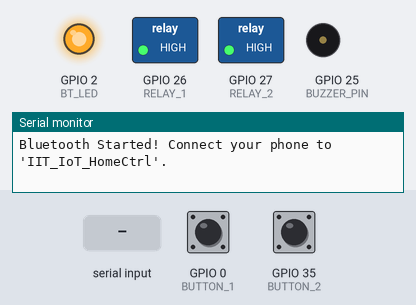
The sketch below on a simulated ESP32. Parts: switched loads named in the sketch (green lamp = pin HIGH), output pins drawn as LEDs (lit = HIGH), buzzer (waves = sounding, pin HIGH), the last lines printed to the serial monitor. Dashed ring = blinking. Inputs (shaded band) come from the test bench; at power-on: GPIO 0 (BUTTON_1) HIGH, GPIO 35 (BUTTON_2) LOW. Nothing arrives over Bluetooth unless stated.

Above: at 1.2 s.
1.3 s: GPIO 0 (BUTTON_1) pulled LOW for 1 s
At 1.5 s:
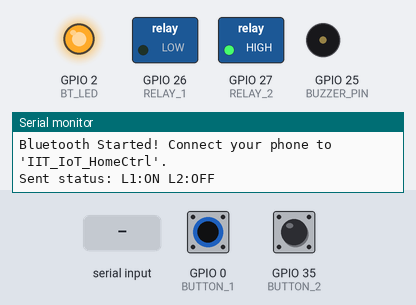
4.3 s: GPIO 35 (BUTTON_2) pulled HIGH for 3.2 s
At 8.1 s:
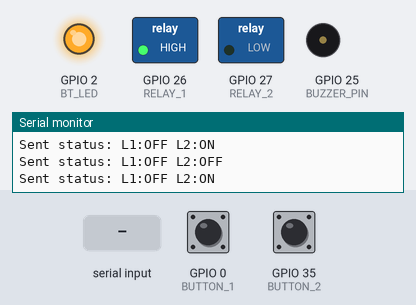
9.0 s: "1" received over the second serial link
At 9.7 s:
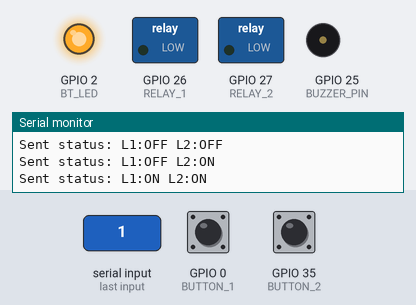
10.5 s: "2" received over the second serial link
At 10.8 s:
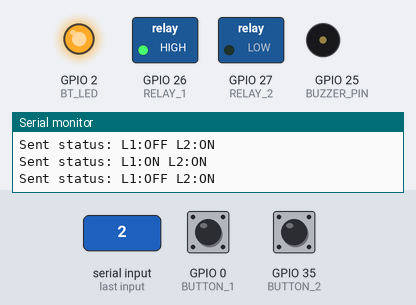
12.0 s: "4" received over the second serial link
At 13.2 s:
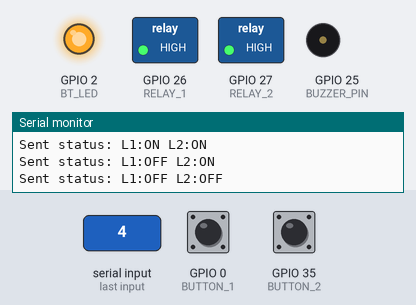
Timing chart, 0 to 14.5 s (numbered marks = the images above; inputs shaded):
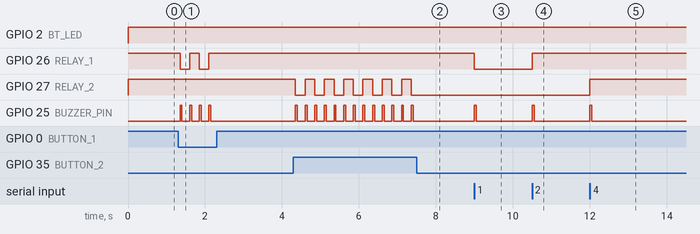

The sketch:

p5-bt-light-control.ino
```cpp
#include "BluetoothSerial.h"

// Pin configuration
const int RELAY_1 = 26;
const int RELAY_2 = 27;
const int BUZZER_PIN = 25;
const int BT_LED = 2; // Onboard LED
const int BUTTON_1 = 0;   // Onboard BOOT button
const int BUTTON_2 = 35;  // External button

BluetoothSerial SerialBT;

// Keeping track of lights (false means OFF, true means ON)
bool light1On = false;
bool light2On = false;

// Variables for the 30-minute auto timeout
unsigned long lastActionTime = 0;
const unsigned long TIMEOUT_MS = 1800000; // 30 minutes in milliseconds

// Variables for manual button debouncing
int lastBtn1State = HIGH;
int lastBtn2State = LOW;
unsigned long lastDebounceTime1 = 0;
unsigned long lastDebounceTime2 = 0;
const unsigned long DEBOUNCE_DELAY = 50;

void setup() {
  Serial.begin(115200);

  // Set up pins
  pinMode(RELAY_1, OUTPUT);
  pinMode(RELAY_2, OUTPUT);
  pinMode(BUZZER_PIN, OUTPUT);
  pinMode(BT_LED, OUTPUT);

  pinMode(BUTTON_1, INPUT);
  pinMode(BUTTON_2, INPUT);

  // Relays are Active-LOW, so HIGH means turned OFF initially
  digitalWrite(RELAY_1, HIGH);
  digitalWrite(RELAY_2, HIGH);
  digitalWrite(BUZZER_PIN, LOW);
  digitalWrite(BT_LED, LOW);

  // Start Bluetooth Classic
  SerialBT.begin("IIT_IoT_HomeCtrl");
  Serial.println("Bluetooth Started! Connect your phone to 'IIT_IoT_HomeCtrl'.");

  lastActionTime = millis();
}

void loop() {
  unsigned long currentMillis = millis();

  // 1. Check if Bluetooth is connected to light up the indicator LED
  if (SerialBT.hasClient()) {
    digitalWrite(BT_LED, HIGH);
  } else {
    digitalWrite(BT_LED, LOW);
  }

  // 2. Handle Incoming Bluetooth Commands
  if (SerialBT.available()) {
    char command = SerialBT.read();
    bool isValid = true;

    // Reset the activity timer since we got a command
    lastActionTime = currentMillis;

    if (command == '1') {
      light1On = true;
    } else if (command == '2') {
      light1On = false;
    } else if (command == '3') {
      light2On = true;
    } else if (command == '4') {
      light2On = false;
    } else if (command == '5') {
      light1On = true;
      light2On = true;
    } else if (command == '6') {
      light1On = false;
      light2On = false;
    } else if (command == '?') {
      // Just sending status back
    } else {
      isValid = false; // Ignore any random characters
    }

    if (isValid) {
      updateHardware();
      beepConfirmation();
      sendBluetoothStatus();
    }
  }

  // 3. Handle Physical Buttons with Simple Debounce Logic
  int read1 = digitalRead(BUTTON_1);
  int read2 = digitalRead(BUTTON_2);

  // Button 1 logic (Active-LOW BOOT Button)
  if (read1 != lastBtn1State) {
    lastDebounceTime1 = currentMillis;
  }
  if ((currentMillis - lastDebounceTime1) > DEBOUNCE_DELAY) {
    if (read1 == LOW) { // Button pressed down
      light1On = !light1On;
      updateHardware();
      beepConfirmation();
      sendBluetoothStatus();
      lastActionTime = currentMillis;
      delay(200); // Prevent double triggers
    }
  }
  lastBtn1State = read1;

  // Button 2 logic (Active-HIGH External Button)
  if (read2 != lastBtn2State) {
    lastDebounceTime2 = currentMillis;
  }
  if ((currentMillis - lastDebounceTime2) > DEBOUNCE_DELAY) {
    if (read2 == HIGH) { // Button pressed down
      light2On = !light2On;
      updateHardware();
      beepConfirmation();
      sendBluetoothStatus();
      lastActionTime = currentMillis;
      delay(200); // Prevent double triggers
    }
  }
  lastBtn2State = read2;

  // 4. Energy Saving Timeout (30 minutes)
  if ((light1On || light2On) && (currentMillis - lastActionTime >= TIMEOUT_MS)) {
    light1On = false;
    light2On = false;
    updateHardware();
    beepConfirmation();
    if (SerialBT.hasClient()) {
      SerialBT.println("Auto-timeout active: Turned off all lights!");
    }
    Serial.println("30 mins idle reached. Turning all lights off.");
    lastActionTime = currentMillis;
  }
}

// Function to sync our boolean variables with physical relay states
void updateHardware() {
  // Active-LOW logic: LOW turns relay ON, HIGH turns relay OFF
  digitalWrite(RELAY_1, light1On ? LOW : HIGH);
  digitalWrite(RELAY_2, light2On ? LOW : HIGH);
}

// Function to make a simple 50ms confirmation beep
void beepConfirmation() {
  digitalWrite(BUZZER_PIN, HIGH);
  delay(50);
  digitalWrite(BUZZER_PIN, LOW);
}

// Function to format and send the status update string
void sendBluetoothStatus() {
  String statusStr = "L1:";
  if (light1On) statusStr += "ON";
  else statusStr += "OFF";

  statusStr += " L2:";
  if (light2On) statusStr += "ON";
  else statusStr += "OFF";

  SerialBT.println(statusStr);
  Serial.println("Sent status: " + statusStr);
}
```

Measured:
- after the input at 1.3 s, GPIO 26 (RELAY_1): alternates HIGH for 0.25 s and LOW for 0.25 s, 4 changes in all, then stays HIGH, starting after 0.05 s; GPIO 25 (BUZZER_PIN): alternates HIGH for 0.05 s and LOW for 0.20 s, 8 changes in all, then stays LOW, starting after 0.05 s
- after the input at 4.3 s, GPIO 27 (RELAY_2): alternates HIGH for 0.25 s and LOW for 0.25 s, 13 changes in all, then stays LOW, starting after 0.05 s; GPIO 25 (BUZZER_PIN): alternates HIGH for 0.05 s and LOW for 0.20 s, 26 changes in all, then stays LOW, starting after 0.05 s
- after the input at 9.0 s, GPIO 26 (RELAY_1): HIGH → LOW at once; GPIO 25 (BUZZER_PIN): LOW → HIGH at once, → LOW 0.05 s later
- after the input at 10.5 s, GPIO 26 (RELAY_1): LOW → HIGH at once; GPIO 25 (BUZZER_PIN): LOW → HIGH at once, → LOW 0.05 s later
- after the input at 12.0 s, GPIO 27 (RELAY_2): LOW → HIGH at once; GPIO 25 (BUZZER_PIN): LOW → HIGH at once, → LOW 0.05 s later
